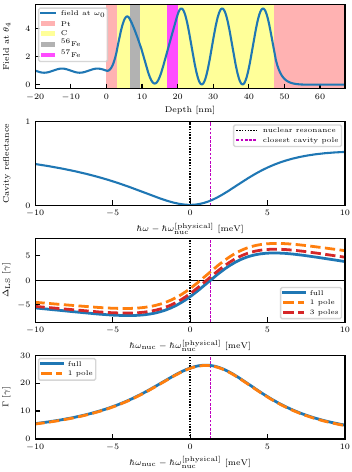

Reproduce this figure in Python.
import numpy as np
import matplotlib
from matplotlib import pyplot as plt
from matplotlib import ticker

import pynuss
import pygreenfn.green_functions as pynuss_gf

# add path
import os
import sys
import inspect
currentdir = os.path.dirname(os.path.abspath(inspect.getfile(inspect.currentframe())))
parentdir = os.path.dirname(currentdir)
sys.path.insert(0, parentdir)

# import module functions
import ML_numerical as ML
import cav_functions as CF

# global constants
keV_to_inv_m  = 1.6022*10**(-16) / (1.0545718*10**(-34) * 2.99792468*10**(8))
neV_to_keV = 10**(-12)
nm = 1e-9
keV_to_inv_nm  = 1.6022*10**(-16) / (1.0545718*10**(-34) * 2.99792468*10**(8)) * nm
c = 299792458 # [m/s]

### Functions ###
#define analytically derived 5-layer GF

# def rij(betai, betaj):
#     return (betai-betaj)/(betai+betaj)

# def beta_j(kpar, k, n):
#     return np.asarray([np.sqrt((k*i)**2-kpar**2) for i in n])

# def greenfunction5layers(z, k, theta, ns, ds, k0): # k=[keV], ds=[1/keV]
#     #bare quantities
#     kpar = k0*np.cos(theta)
#     betas = beta_j(kpar, k, ns)
#     beta0, beta1, beta2, beta3, beta4, beta5, beta6 = betas
#     r01, r12, r23, r34, r45, r56 = rij(betas[0:6], betas[1:7])
#     _, d1, d2, d3, d4, d5, __ = ds
#     phase_ = np.einsum('n,n...->n...', ds[1:6], betas[1:6])
#     e1, e2, e3, e4, e5 = np.exp(2j*phase_)
#     #effective quantities
#     r20 = -(r12+r01*e1)/(1+r12*r01*e1)
#     r30 = (-r23+r20*e2)/(1-r23*r20*e2)
#     r46 = (r45+r56*e5)/(1+r45*r56*e5)
#     r36 = (r34+r46*e4)/(1+r34*r46*e4)
#     D = 1- r30*r36*e3
#     return ((2j*np.pi/beta3)*(1/D)*(1+r36*np.exp(1j*beta3*d3))*
#             (1+r30*np.exp(1j*beta3*d3)))

#define analytically derived 7-layer GF

def r_total_7layers(theta, k, ns, ds, k0):
    # TODO
    return r_total_kp(theta, k, ns[2], ds[1], k0)

def rij(betai, betaj):
    return (betai-betaj)/(betai+betaj)

def beta_j(kpar, k, n):
    return np.asarray([np.sqrt((k*i)**2-kpar**2) for i in n])

def green_to_ClsSup_prefactor(ω, gr):
    dPol, rhoN, fLM = gr._dPol()
    k = ω*keV_to_inv_m
    k0 = eFe.TransitionEnergy*keV_to_inv_m
    #dPol = dPol * np.sqrt(k0/k)**3 # note: this is commented, because we keep the dipole moment constant with energy
    d0_effs = (dPol * np.sqrt(rhoN*fLM*Layers[4].Thickness
                              *mFe.Lattice[0].Element.Abundance))
    #omega_a = eFe.TransitionEnergy # [keV] # note: NOT ω, since we only want to expand Green fn part.
    omega_a = ω
    gamma = mFe.Lattice[0].Element.TransitionWidth * neV_to_keV * keV_to_inv_m 
    unit_factor = keV_to_inv_m**2/gamma /(4.*np.pi)
    prefactor = -omega_a**2 * unit_factor*d0_effs*d0_effs
    return prefactor/keV_to_inv_m

def greenfunction7layers(z, k, theta, ns, ds, k0):
    #bare quantities
    kpar = k0*np.cos(theta)
    betas = beta_j(kpar, k, ns)
    beta0, beta1, beta2, beta3, beta4, beta5, beta6, beta7, beta8 = betas
    r01, r12, r23, r34, r45, r56, r67, r78 = rij(betas[0:8], betas[1:9])
    _, d1, d2, d3, d4, d5, d6,d7,__ = ds
    phase_ = np.einsum('n,n...->n...', ds[1:8], betas[1:8])
    e1, e2, e3, e4, e5, e6, e7 = np.exp(2j*phase_) 
    #effective quantities
    r20 = -(r12+r01*e1)/(1+r12*r01*e1)
    r30 = (-r23+r20*e2)/(1-r23*r20*e2)
    r40 = (-r34+r30*e3)/(1-r34*r30*e3)
    r50 = (-r45+r40*e4)/(1-r45*r40*e4)
    r68 = (r67+r78*e7)/(1+r67*r78*e7)
    r58 = (r56+r68*e6)/(1+r56*r68*e6)
    D = 1- r50*r58*e5
    return ((2j*np.pi/beta5)*(1/D)*(1+r58*np.exp(1j*beta5*d5))*
            (1+r50*np.exp(1j*beta5*d5)))

def r_01_kp(theta, k, n, k0):
    k_par = k0*np.cos(theta)
    kz  = np.sqrt(      k**2 - k_par**2 + 0j)
    kz1 = np.sqrt( n**2*k**2 - k_par**2 + 0j)
    return ( kz - kz1 )/( kz + kz1 )

def r_total_kp(theta, k, n, d, k0):
    kappa     = k*d
    kappa_par = k0*d*np.cos(theta)
    r01 = r_01_kp(theta, k, n, k0)
    kappaz1 = np.sqrt( n**2*kappa**2 - kappa_par**2 )
    a = np.exp( 2j * kappaz1 )
    return (a-r01)/(r01*a-1)

#######################
### Setup and grids ###
#######################

### function setup ###

r_ = r_total_7layers
G_ = greenfunction7layers

### pynuss ###
Beam = pynuss.Beam()
Detector = pynuss.Detector(Beam)

mPt = pynuss.Material.fromSymbol('Pt')
mC = pynuss.Material.fromSymbol('C')
eFe = pynuss.ResonantElement.fromTemplate('Fe57')
mFe = pynuss.Material.fromElement(eFe)
mSi = pynuss.Material.fromSymbol('Si')
m56Fe = pynuss.Material.fromSymbol('Fe')

#pynuss Layer structure
nm = 1e-9
#cavity layout -- don't change number of layers
Layers = [pynuss.Layer(mPt,    3.0 * nm),
          pynuss.Layer(mC,     3.5 * nm),
          pynuss.Layer(m56Fe,  3.0 * nm),
          pynuss.Layer(mC,     7.5 * nm),
          #pynuss.Layer(m56Fe,  1.0 * nm),
          pynuss.Layer(mFe,    3.0 * nm),
          #pynuss.Layer(m56Fe,  1.0 * nm),
          pynuss.Layer(mC,    27.0 * nm),
          pynuss.Layer(mPt,   10.0 * nm),
          pynuss.Layer(mSi, -1)]

gr = pynuss_gf.GrazingIncidence(Beam, Detector, Layers)

### parameters ###

theta  = gr.ReflectionMinimum(4)*1e-3

thetas = 1.0e-03 * np.linspace(3.8, 4.5, 200)

eFe = pynuss.ResonantElement.fromTemplate('Fe57')
mFe = pynuss.Material.fromElement(eFe)
Fe_resEnergy = mFe.Lattice[0].Element.TransitionEnergy # [keV]
k0Fe57 = Fe_resEnergy*keV_to_inv_m # [1/m] resonant wavevector

n, d = pynuss_gf.gr_to_NT(gr, mFe)
n, d = np.array(n), np.array(d)*keV_to_inv_nm

kpar = Fe_resEnergy*np.cos(theta) # [keV]

k_re = np.linspace(kpar, kpar+0.0002, 3000) # [keV]
k_im = np.linspace(-0.0001,  0.0001,  3001) # [keV]
k_im2 = np.linspace(-0.00002,  0.00002,  3001) # [keV]

detuning_unit_scale = 1e6
Detuning = (k_re-Fe_resEnergy)*detuning_unit_scale # [meV]

K_re, K_im = np.meshgrid(k_re, k_im) # [keV]
Θs, K_im2 = np.meshgrid(thetas, k_im2)

###################
### Check evals ###
###################

rtot_kp_re = r_(theta, k_re,         n, d, Fe_resEnergy)
rtot_kp    = r_(theta, K_re+1j*K_im, n, d, Fe_resEnergy)

rtot_angle_re = r_(thetas, Fe_resEnergy, n, d, Fe_resEnergy)
rtot_angle    = r_(thetas, Fe_resEnergy+1j*K_im2, n, d, Fe_resEnergy)

compLevShift_re = G_(0.5*d, k_re, theta, n, d, Fe_resEnergy)
compLevShift    = G_(0.5*d, K_re+1j*K_im, theta, n, d, Fe_resEnergy)

cls =     np.real(compLevShift_re)
sup = -2.*np.imag(compLevShift_re)

green_to_ClsSup_pref  = green_to_ClsSup_prefactor(Fe_resEnergy, gr)

print('Done!')

compLevShift_res_check, _ = gr.EffectiveLevelScheme(theta*1e3, subensembles=None)
cls_res_check =     np.real(compLevShift_res_check[0])
sup_res_check = -2.*np.imag(compLevShift_res_check[0])

print(compLevShift_res_check)

print(n, d/keV_to_inv_nm)
rocking_energy = CF.r_i_j(0, len(n)-1, n, d/keV_to_inv_nm, theta*1e3, k_re, Fe_resEnergy, pol='s')
# rocking_energy_res = CF.r_i_j(0, len(n)-1, n, d/keV_to_inv_nm, theta*1e3, Fe_resEnergy, Fe_resEnergy, pol='s')

# rocking_energy_res_check = gr.ReflectionCoefficientFromGreen(theta*1e3)

# print(rocking_energy_res)
# print(rocking_energy_res_check)
# print(rocking_energy_res-rocking_energy_res_check)

print('Done!')

#########################
### Pynuss comparison ###
#########################

# rocking
rocking_pynuss = gr.ReflectionIntensity(thetas*1e3)

# find first min
main_mode = 4
Theta0 = gr.ReflectionMinimum(main_mode)

# nuclear spectrum in first min
spectrum_nuc_pynuss = gr.ReflectionIntensity(Theta0, Detuning)

# field distribution
Depth0, Field = gr.FieldIntensity(Theta0)

# # 2D nuclear spectrum
# spectrum_nuc_2D_pynuss = np.empty((len(dTheta), len(Detuning)))
# for i, th in enumerate(Theta0+dTheta):
#     spectrum_nuc_2D_pynuss[i, :] = gr.ReflectionIntensity(th, Detuning)

print('Done!')

#############################################
### ML expansion of CLS and superradiance ###
#############################################

def green_function_for_ML(theta, n, d, k0):
    def fun_(kComp):
        return G_(0.5*d, kComp, theta, n, d, Fe_resEnergy)
    return fun_

### initialize ###
green_fun = green_function_for_ML(theta, n, d, Fe_resEnergy)
MLexp_green = ML.MLexpansion(green_fun)

### find poles ###
k_re_pS = np.linspace(kpar,        kpar+0.005, 3000) # [keV]
k_im_pS = np.linspace(    -0.001,       0.001, 3001) # [keV]

neighborhood_size = 5
threshold         = 2
args = [neighborhood_size, threshold]

#refineParams=None
refineParams=[1000, k_re_pS[1]-k_re_pS[0], 1001, k_im_pS[1]-k_im_pS[0]]

poles_green = MLexp_green.findPoles(k_re_pS, k_im_pS, *args, refineParams=refineParams, setAttribute=True)

### find residues ###
radius  = (k_im_pS[1]-k_im_pS[0])
samples = 50000
residues_green = MLexp_green.findResidues(radius, samples, poles=None, setAttribute=True)

zero_pole_idx = 0

print("Done!")

#############################################
### ML expansion with varying pole number ###
#############################################

poleIdxsSlices = [
                    [3],
                    [2,3,4],
                    [0,1,2,3,4,5,6,7,8,9,10,11,12,13,14,15,16]
                 ]

green_re_ML_numerical = []
for poleIdxsSlice in poleIdxsSlices:
    ML_single_, G0 = MLexp_green.MLexpansion(k_re, poleIdxsSlice, cArgRef=kpar+0.j, poleIdxsAll=None,
                                            ExcludeConst=True)
    green_re_ML_numerical.append(ML_single_)

single_pole = residues_green[3]/(k_re - poles_green[3])
zero_loc = np.real(poles_green[3]) + np.imag(poles_green[3])*np.imag(residues_green[3])/np.real(residues_green[3])

print("G0: {}".format(G0))
print('Done!')

### Plot ###
xrange=0.01*detuning_unit_scale/1e3
yrange=300
sc = 0.7
scale_y = green_to_ClsSup_pref
#scale_y = 1

def cm2inch(*tupl):
    inch = 2.54
    if isinstance(tupl[0], tuple):
        return tuple(i/inch for i in tupl[0])
    else:
        return tuple(i/inch for i in tupl)

# matplotlib settings
import matplotlib as mpl
import matplotlib.pyplot as plt
import matplotlib.colors as colors
from matplotlib.patches import Ellipse, Rectangle

plt.rc('text', usetex=True)
plt.rc('font',**{'family':'serif','serif':['Times New Roman']})
params = {'text.latex.preamble' : [r'\usepackage{amssymb}', r'\usepackage{amsmath}']}
plt.rcParams.update(params)
font_size = 6
legend_font_size = 5
#font_size = 12
ylabelpad = 2
xlabelpad = 1
yticks = [2,4,6,8,10]
lw=2
mpl.rcParams.update({'font.size': font_size})

figW = 17.9219/2.
figH = 12
fig = plt.figure(figsize=cm2inch((figW, figH)))
botMarg = 0.07
vBetweenMarg = 0.07
topMarg = 0.01
leftMarg = 0.1
hBetweenMarg = 0.1
rightMarg = 0.02

caxh = 0.05
botMargCax = 0.05

h = (1.0-topMarg-3*vBetweenMarg-botMarg)/4.0
w = (1.0-leftMarg-0*hBetweenMarg-rightMarg)/1.0

### axes ###
ax1 = fig.add_axes([leftMarg, botMarg+3.*(h+vBetweenMarg), w, h],
                  xlabel=r'Depth [nm]', ylabel=r'Field at $\theta_4$')
ax2 = fig.add_axes([leftMarg, botMarg+2.*(h+vBetweenMarg), w, h],
                  xlabel=r'$\hbar\omega - \hbar\omega^{[\mathrm{physical}]}_\mathrm{nuc}$ [meV]', ylabel=r'Cavity reflectance')
ax3 = fig.add_axes([leftMarg, botMarg+1.*(h+vBetweenMarg), w, h],
                  xlabel=r'$\hbar\omega_\mathrm{nuc} - \hbar\omega^{[\mathrm{physical}]}_\mathrm{nuc}$ [meV]', ylabel=r'$\Delta_\mathrm{LS}$ [$\gamma$]')
ax4 = fig.add_axes([leftMarg, botMarg+0.*(h+vBetweenMarg), w, h],
                  xlabel=r'$\hbar\omega_\mathrm{nuc} - \hbar\omega^{[\mathrm{physical}]}_\mathrm{nuc}$ [meV]', ylabel=r'$\Gamma$ [$\gamma$]')

### ax1 ###
ax1.plot(Depth0 / nm, Field, 'C0', label='field at $\omega_0$')

# Layer boundaries
Thicknesses = pynuss_gf.gr_to_NT(gr, mFe)[1][1:-1]
print(Thicknesses)
for i in np.arange(len(Thicknesses)):
    color_='red'
    alpha_ = 0.3
    str_ = ''
    if str(Layers[i].Material) == '<Material {B, C}>': #B4C
        color_ = 'gray'
        str_ = 'B4C'
    elif str(Layers[i].Material) == '<Material Si>':
        color_ = 'gray'
        alpha_ = 0.2
        str_ = 'Si'
    elif str(Layers[i].Material) == '<Material C>': #B4C
        alpha_ = 0.4
        color_='yellow'
        str_ = 'C'
    elif str(Layers[i].Material) == '<Material Pt>':   #Pt
        color_='red'
        str_ = 'Pt'
    elif str(Layers[i].Material) == '<Material Fe>': #B4C
        color_='black'
        str_ = r'$^{56}$Fe'
        if str(Layers[i].Material.Lattice[0].Element) == '<ResonantElement Fe>': #B4C
            str_ = r'$^{57}$Fe'
            alpha_ = 0.7
            color_='magenta'
    if i in [3,5,6]:
        str_ = None
    if i==len(Thicknesses)-1:
        ax1.axvspan(np.sum(Thicknesses[0:i]), Depth0[-1]/nm,
                    alpha=alpha_, color=color_, linewidth=0, label=str_)
    else:
        ax1.axvspan(np.sum(Thicknesses[0:i]), np.sum(Thicknesses[0:i+1]),
                    alpha=alpha_, color=color_, linewidth=0, label=str_)

ax1.set_xlim([Depth0[0]/nm, Depth0[-1]/nm])
ax1.legend(fontsize=5, loc=2)
ax1.tick_params(axis="x",direction="in")
ax1.tick_params(axis="y",direction="in")

ylabel_coords = [-0.08,0.5]
ax1.get_yaxis().set_label_coords(*ylabel_coords)

### ax2 ###
ax2.axvline(0., color='k', dashes=[1,1], linewidth=1, label='nuclear resonance')
ax2.axvline((np.real(poles_green[3])-Fe_resEnergy)*detuning_unit_scale, color='m', dashes=[2,1], linewidth=1,
                                                                        label='closest cavity pole')
ax2.plot(Detuning, np.abs(rocking_energy)**2)

ax2.set_xlim([-xrange,+xrange])
ax2.set_ylim([0,1])
ax2.set_xticks([-10,-5,0,5,10])
ax2.set_yticks([0,1])
ax2.set_yticklabels([0,1])
ax2.tick_params(axis="x",direction="in")
ax2.tick_params(axis="y",direction="in")
ax2.legend(fontsize=5, loc=1, handlelength=3)
ax2.get_yaxis().set_label_coords(*ylabel_coords)

### ax3 ###
ax3.axvline(0., color='k', dashes=[1,1], linewidth=1)
ax3.axvline((np.real(poles_green[3])-Fe_resEnergy)*detuning_unit_scale, color='m', dashes=[2,1], linewidth=1)
#ax3.axvline((zero_loc-Fe_resEnergy)*1e3, color='r', dashes=[1,1], linewidth=1, label='predicted CLS zero')
ax3.axhline(0, color='k', dashes=[], linewidth=1)
#ax3.axhline(cls_res_check, color='g', dashes=[1,1], linewidth=1, label='resonant pynuss') # this should intersect the superradiance at zero detuning
#
ax3.plot(Detuning, cls*scale_y, linewidth=2, linestyle='-',label='full')
for i in [0,1]:#range(len(poleIdxsSlices)):
    if i==0:
        ax3.plot(Detuning, np.real(green_re_ML_numerical[i])*scale_y, '--',
                 linewidth=2, label="{} pole".format(len(poleIdxsSlices[i])))
    else:
        if i==1:
            ax3.plot(Detuning, np.real(green_re_ML_numerical[i])*scale_y, 'C3--',
                     linewidth=2, label="{} poles".format(len(poleIdxsSlices[i])))
        else:
            ax3.plot(Detuning, np.real(green_re_ML_numerical[i])*scale_y, '--',
                     linewidth=2, label="{} poles".format(len(poleIdxsSlices[i])))

ax3.set_xlim([-xrange,+xrange])
ax3.set_ylim([-8.5,8.5])
ax3.set_xticks([-10,-5,0,5,10])
ax3.legend(fontsize=5, loc=4, handlelength=3)
ax3.tick_params(axis="x",direction="in")
ax3.tick_params(axis="y",direction="in")
ax3.get_yaxis().set_label_coords(*ylabel_coords)

### ax4 ###
ax4.axvline(0., color='k', dashes=[1,1], linewidth=1)
ax4.axvline((np.real(poles_green[3])-Fe_resEnergy)*detuning_unit_scale, color='m', dashes=[2,1], linewidth=1)
#ax4.axvline((zero_loc-Fe_resEnergy)*detuning_unit_scale, color='r', dashes=[1,1], linewidth=1, label='predicted CLS zero')
#ax4.axhline(sup_res_check, color='g', dashes=[1,1], linewidth=1, label='resonant pynuss') # this should intersect the superradiance at zero detuning
#
ax4.plot(Detuning, sup*scale_y, linewidth=2, linestyle='-',label='full')
for i in [0]:#range(len(poleIdxsSlices)):
    if i==0:
        ax4.plot(Detuning, -2.*np.imag(green_re_ML_numerical[i])*scale_y, '--',
                 linewidth=2, label="{} pole".format(len(poleIdxsSlices[i])))
    else:
        ax4.plot(Detuning, -2.*np.imag(green_re_ML_numerical[i])*scale_y, '--',
                 linewidth=2, label="{} poles".format(len(poleIdxsSlices[i])))

ax4.set_xlim([-xrange,+xrange])
ax4.set_ylim([0,30])
ax4.set_xticks([-10,-5,0,5,10])
ax4.legend(fontsize=5, loc=2, handlelength=3)
ax4.tick_params(axis="x",direction="in")
ax4.tick_params(axis="y",direction="in")
ax4.get_yaxis().set_label_coords(*ylabel_coords)

######
xpos_label_a = 0.005
ypos_label_a = 0.97
xpos_offset = 0.01
#plt.gcf().text(xpos_label_a,                            ypos_label_a, '(a)', fontsize=6)
#plt.gcf().text(xpos_label_a+w+hBetweenMarg+xpos_offset, ypos_label_a, '(b)', fontsize=6)
#plt.gcf().text(xpos_label_a,                            ypos_label_a-h-vBetweenMarg, '(c)', fontsize=6, color='k')
#plt.gcf().text(xpos_label_a+w+hBetweenMarg+xpos_offset, ypos_label_a-h-vBetweenMarg, '(d)', fontsize=6, color='k')

fig.savefig('fig-s05.pdf') #, dpi=1000
plt.show()

